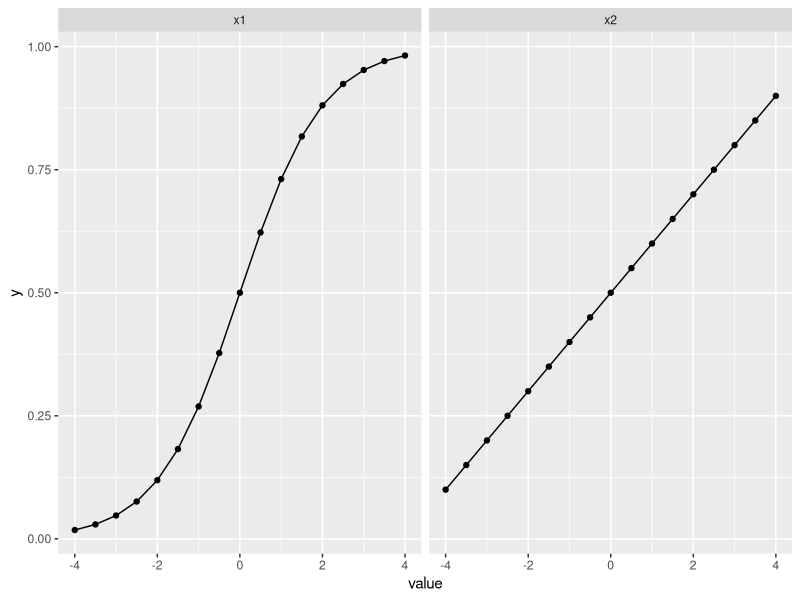
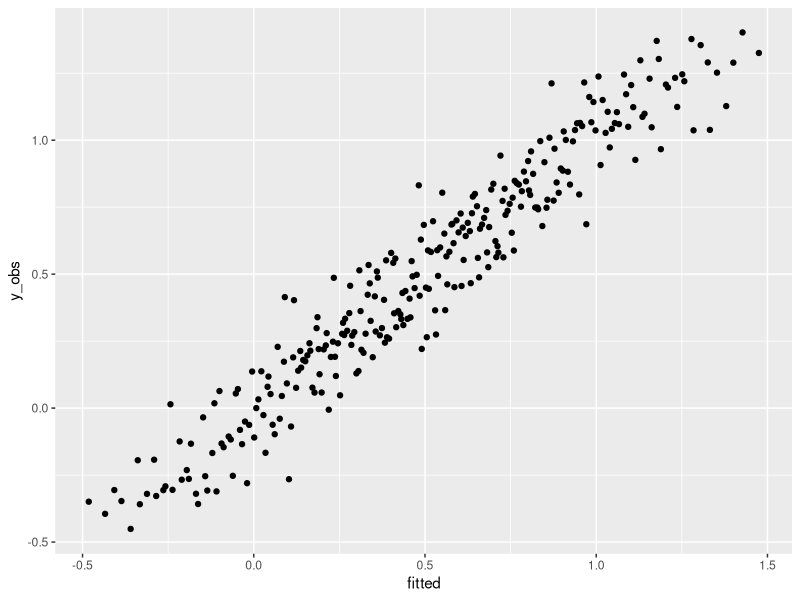

Recreate these plots in R, in order.
library(tidyverse)

# generate data where y is a function of two variables, x1 and x2
x1 <- seq(-4,4,0.5) #generate data ranging from -4 to 4 in steps of 0.5
x2 <- seq(-4,4,0.5)
dat <- expand.grid(x1=x1, x2=x2)  %>% mutate(y = 1/(1+exp(-x1)) + 0.1*x2) #specify a sigmoidal relationship between x1 and y and a linear relationship between x2 and y

options(repr.plot.width=6, repr.plot.height=4)
dat  %>%
    gather(var, value, x1, x2)  %>% # make it long format - only x1 or x2 in each row
    ggplot(aes(value, y)) +
    stat_summary(geom='point',fun=mean) +
    stat_summary(geom='line',fun=mean) +
    facet_wrap(~var)

dat <- mutate(dat, y_obs = y + rnorm(length(y), mean=0, sd=0.1)) #add normally distributed noise
model_fit <- lm(y_obs ~ x1 + x2, data=dat) #fit a linear model to find the regression coeff.

str(model_fit) #print the structure of the model object

model_fit$coefficients

coef <- model_fit$coefficients #store the coefficients in a variable
data.frame(name = names(coef), value = coef) #save the name/value of the coefficients in a df

dat$fitted <- model_fit$fitted.values #extract model estimate of y for each x and store in df as fitted
ggplot(dat, aes(fitted, y_obs)) + #plot against the observed data 
    stat_summary(geom='point',fun=mean)

head(dat) #dataframe for fitted and obs. values. 

new_data <- data.frame(x1=-5, x2=10) #new x-values to give to the model 
predict(model_fit, newdata = new_data) #predict the y value for a given x 

dat  %>%
    group_by(x1) %>% 
    nest() %>%
    print()

dat  %>% 
    group_by(x1)  %>% 
    nest()  %>% 
    mutate(model_fit = map(data, function(data) lm(y_obs ~ x2, data=data)))  %>% 
    print()

dat  %>% 
    group_by(x1)  %>% 
    nest()  %>% 
    mutate(model_fit = map(data, function(data) lm(y_obs ~ x2, data=data)),
           coef = map(model_fit, function(fit) data.frame(name=names(fit$coefficients), beta=fit$coefficients)))  %>% 
    print()

dat  %>% 
    group_by(x1)  %>% 
    nest()  %>% 
    mutate(model_fit = map(data, function(data) lm(y_obs ~ x2, data=data)),
           coef = map(model_fit, function(fit) data.frame(name=names(fit$coefficients), beta=fit$coefficients))) %>%
    unnest(coef) %>%
    print()
